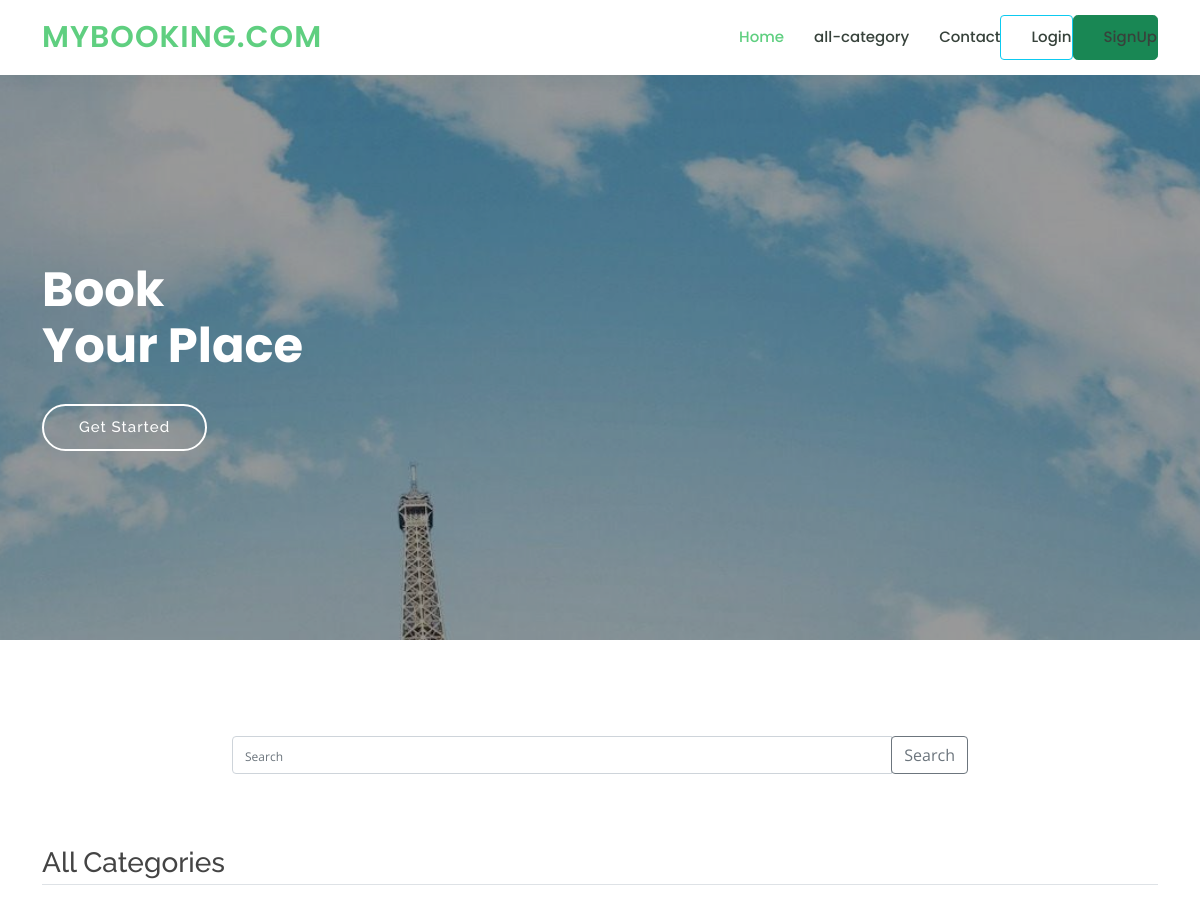
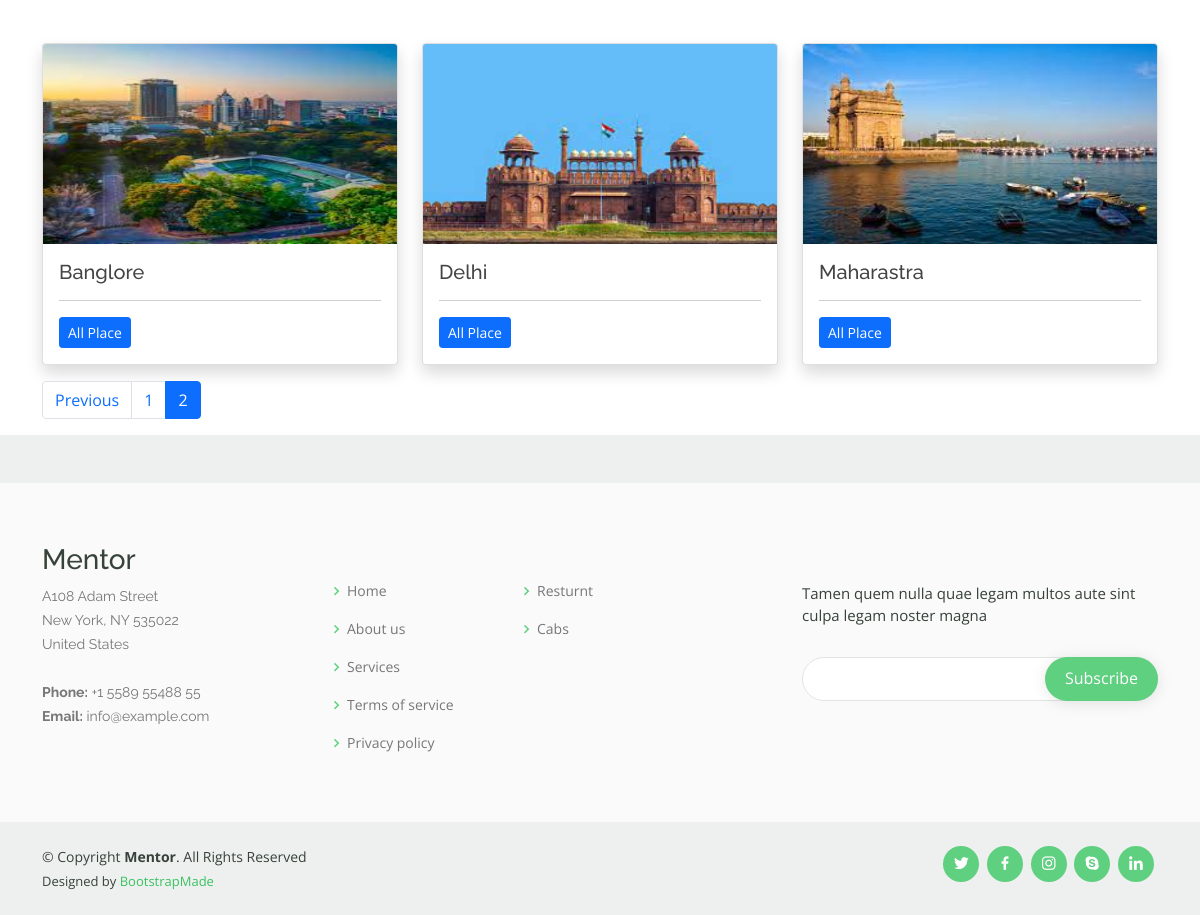
Screenshot of /?page=2 with the database file from the repository (2 pictures, top to bottom).
### testapp/models.py (models this page shows, shortened)
class State(models.Model):
    title=models.CharField(max_length=200)
    category_image=models.ImageField(upload_to='imgs/')
    class Meta:
        verbose_name_plural='State'

### testapp/views.py (the view)
# urls.py: 2. Add a URL to urlpatterns:  path('', views.home, name='home')
def home(request):
    cats=State.objects.all()
    if 'q' in request.GET:
        q=request.GET['q']
        print('-----',q)
        state=State.objects.filter(title__icontains=q).order_by('-id')
        print(state)
    else:
        state=State.objects.all().order_by('-id')
    paginator=Paginator(state,3)
    page_number=request.GET.get('page')
    try:
        state=paginator.page(page_number)
    except PageNotAnInteger:
        state=paginator.page(1)
    except EmptyPage:
        state=paginator.page(paginator.num_pages)
    return render(request,'testapp/home.html',{'state':state,'cats':cats})

### templates/testapp/home.html (shortened to what this page needs)
{% extends 'testapp/base_test.html' %}
{% load staticfiles %}
{% block content %}
<section id="hero" class="d-flex justify-content-center align-items-center">
	<div class="container position-relative" data-aos="zoom-in" data-aos-delay="100">
		<h1>Book <br>Your Place</h1>
		<a href="courses.html" class="btn-get-started">Get Started</a>
	</div>
</section>
 <br><br>
<div class="container py-5">
	<div class="row">
		<div class="col-md-8 offset-2">
			<form class="" method="GET">
				<div class="input-group">
					<input type="text" name="q" class="form-control" placeholder="Search">
				<div class="input-group-append">
							<button class="btn btn-outline-secondary" type="submit">Search</button>
				</div>
				 </div>
			</form>
	</div>
</div>
</div>
<main class="container">
	<h3 class="border-bottom pb-1 my-4">All Categories</h3>
	<div class="row">
		{% for cat in state %}
		<div class="col-md-4 mt-5">
			<div class="card mb-3 shadow">
            <img src="{{cat.category_image.url}}" class="card-img-top" alt="{{cat.title}}" height="200px">
			  <div class="card-body">
			    <h5 class="card-title">{{cat.title}}</h5>
			    <hr/>
			    <p class="card-text"><a href="category/{{cat.id}}" class="btn btn-sm btn-primary">All Place</a></p>
			  </div>
			</div>
		</div>
		{% endfor %}
	</div>
	<nav aria-label="Page navigation example">
	<ul class="pagination">
		{%  if state.has_previous %}
			<li class="page-item ml-5 pl-5"><a class="page-link" href="?page={{state.previous_page_number}}">Previous</a></li>
		{% endif %}
		{% for i in state.paginator.page_range %}
		{% if state.number == i %}
		<li class="page-item active"><a class="page-link" href="?page={{i}}">{{i}}</a></li>
		{% else %}
		<li class="page-item"><a class="page-link" href="?page={{i}}">{{i}}</a></li>
		{% endif %}
		{% endfor %}
</ul>
</nav>
</main>
{% endblock content %}

### templates/testapp/base_test.html (shortened to what this page needs)
<!DOCTYPE html>
{% load static %}
<html lang="en" dir="ltr">
  <head>
<link href="{% static "vendor/animate.css/animate.min.css"%}" rel="stylesheet">
<link href="{% static "vendor/aos/aos.css"%}" rel="stylesheet">
<link href="{%static "vendor/bootstrap/css/bootstrap.min.css"  %}" rel="stylesheet">
<link href="{% static "vendor/bootstrap-icons/bootstrap-icons.css" %}" rel="stylesheet">
<link href="{% static "vendor/boxicons/css/boxicons.min.css" %}" rel="stylesheet">
<link href="{% static "vendor/remixicon/remixicon.css" %}" rel="stylesheet">
<link href="{% static "vendor/swiper/swiper-bundle.min.css"%}" rel="stylesheet">
    <link rel="stylesheet" href="{% static "css/style.css"%}">
    <link rel="stylesheet" href="{% static "css/payment.css"%}">
  </head>
  <body>
    <header id="header" class="fixed-top">
      <div class="container d-flex align-items-center">
        <h1 class="logo me-auto"><a href="index.html">MyBooking.Com</a></h1>
        <nav id="navbar" class="navbar order-last order-lg-0">
          <ul>
            <li><a class="active" href="/">Home</a></li>
            <li><a href="{% url 'all-category' %}">all-category</a></li>
            <li><a href="/contact">Contact</a></li>
            <li><a class="btn btn-outline-info mr-3" href="/accounts/login/">Login</a></li>
            <li><a href="/signup" class="btn btn-lg btn-success mr-3">SignUp</a></li>
          </ul>
        </nav>
      </div>
    </header>
{% block content %} {% endblock %}
    <footer id="footer" class="pt-5">
      <div class="footer-top">
        <div class="container">
          <div class="row">
            <div class="col-lg-3 col-md-6 footer-contact">
              <h3>Mentor</h3>
              <p>
                A108 Adam Street <br>
                New York, NY 535022<br>
                United States <br><br>
                <strong>Phone:</strong> +1 5589 55488 55<br>
                <strong>Email:</strong> info@example.com<br>
              </p>
            </div>
            <div class="col-lg-2 col-md-6 footer-links">
              <h4>Useful Links</h4>
              <ul>
                <li><i class="bx bx-chevron-right"></i> <a href="#">Home</a></li>
                <li><i class="bx bx-chevron-right"></i> <a href="#">About us</a></li>
                <li><i class="bx bx-chevron-right"></i> <a href="#">Services</a></li>
                <li><i class="bx bx-chevron-right"></i> <a href="#">Terms of service</a></li>
                <li><i class="bx bx-chevron-right"></i> <a href="#">Privacy policy</a></li>
              </ul>
            </div>
            <div class="col-lg-3 col-md-6 footer-links">
              <h4>Our Services</h4>
              <ul>
                <li><i class="bx bx-chevron-right"></i> <a href="#">Resturnt</a></li>
                <li><i class="bx bx-chevron-right"></i> <a href="#">Cabs</a></li>
              </ul>
            </div>
            <div class="col-lg-4 col-md-6 footer-newsletter">
              <h4>Join Our Newsletter</h4>
              <p>Tamen quem nulla quae legam multos aute sint culpa legam noster magna</p>
              <form action="" method="post">
                <input type="email" name="email"><input type="submit" value="Subscribe">
              </form>
            </div>
          </div>
        </div>
      </div>
      <div class="container d-md-flex py-4">
        <div class="me-md-auto text-center text-md-start">
          <div class="copyright">
            &copy; Copyright <strong><span>Mentor</span></strong>. All Rights Reserved
          </div>
          <div class="credits">
            Designed by <a href="https://bootstrapmade.com/">BootstrapMade</a>
          </div>
        </div>
        <div class="social-links text-center text-md-right pt-3 pt-md-0">
          <a href="#" class="twitter"><i class="bx bxl-twitter"></i></a>
          <a href="#" class="facebook"><i class="bx bxl-facebook"></i></a>
          <a href="#" class="instagram"><i class="bx bxl-instagram"></i></a>
          <a href="#" class="google-plus"><i class="bx bxl-skype"></i></a>
          <a href="#" class="linkedin"><i class="bx bxl-linkedin"></i></a>
        </div>
      </div>
    </footer>
    </body>
    </html>

### static/css/style.css (style rules this page uses)
body { font-family: "Open Sans", sans-serif; color: #444444; }
a { color: #5fcf80; text-decoration: none; }
h1, h2, h3, h4, h5, h6 { font-family: "Raleway", sans-serif; }
#header { background: #fff; transition: all 0.5s; z-index: 997; padding: 15px 0; box-shadow: 0px 0 18px rgba(55, 66, 59, 0.08); }
#header .logo { font-size: 30px; margin: 0; padding: 0; line-height: 1; font-weight: 600; letter-spacing: 1px; text-transform: uppercase; font-family: "Poppins", sans-serif; }
#header .logo a { color: #5fcf80; }
.navbar { padding: 0; }
.navbar ul { margin: 0; padding: 0; display: flex; list-style: none; align-items: center; }
.navbar li { position: relative; }
.navbar a, .navbar a:focus { display: flex; align-items: center; justify-content: space-between; padding: 10px 0 10px 30px; font-family: "Poppins", sans-serif; font-size: 15px; font-weight: 500; color: #37423b; white-space: nowrap; transition: 0.3s; }
.navbar a:hover, .navbar .active, .navbar .active:focus, .navbar li:hover > a { color: #5fcf80; }
#hero { width: 100%; height: 80vh; background: url("../img/place2.jfif") top center; background-size: cover; position: relative; }
#hero:before { content: ""; background: rgba(0, 0, 0, 0.4); position: absolute; bottom: 0; top: 0; left: 0; right: 0; }
#hero .container { padding-top: 72px; }
#hero h1 { margin: 0; font-size: 48px; font-weight: 700; line-height: 56px; color: #fff; font-family: "Poppins", sans-serif; }
#hero .btn-get-started { font-family: "Raleway", sans-serif; font-weight: 500; font-size: 15px; letter-spacing: 1px; display: inline-block; padding: 10px 35px; border-radius: 50px; transition: 0.5s; margin-top: 30px; border: 2px solid #fff; color: #fff; }
@media (min-width: 1024px) { #hero { background-attachment: fixed; } }
section { padding: 60px 0; overflow: hidden; }
#footer { color: #37423b; font-size: 14px; background: #eef0ef; }
#footer .footer-top { padding: 60px 0 30px 0; background: #f9faf9; }
#footer .footer-top .footer-contact { margin-bottom: 30px; }
#footer .footer-top .footer-contact p { font-size: 14px; line-height: 24px; margin-bottom: 0; font-family: "Raleway", sans-serif; color: #777777; }
#footer .footer-top h4 { font-size: 16px; font-weight: bold; color: #444444; position: relative; padding-bottom: 12px; }
#footer .footer-top .footer-links { margin-bottom: 30px; }
#footer .footer-top .footer-links ul { list-style: none; padding: 0; margin: 0; }
#footer .footer-top .footer-links ul i { padding-right: 2px; color: #5fcf80; font-size: 18px; line-height: 1; }
#footer .footer-top .footer-links ul li { padding: 10px 0; display: flex; align-items: center; }
#footer .footer-top .footer-links ul li:first-child { padding-top: 0; }
#footer .footer-top .footer-links ul a { color: #777777; transition: 0.3s; display: inline-block; line-height: 1; }
#footer .footer-newsletter { font-size: 15px; }
#footer .footer-newsletter h4 { font-size: 16px; font-weight: bold; color: #444444; position: relative; padding-bottom: 12px; }
#footer .footer-newsletter form { margin-top: 30px; background: #fff; padding: 6px 10px; position: relative; border-radius: 50px; text-align: left; border: 1px solid #e0e5e2; }
#footer .footer-newsletter form input[type=email] { border: 0; padding: 4px 8px; width: calc(100% - 100px); }
#footer .footer-newsletter form input[type=submit] { position: absolute; top: -1px; right: -1px; bottom: -1px; border: 0; background: none; font-size: 16px; padding: 0 20px 2px 20px; background: #5fcf80; color: #fff; transition: 0.3s; border-radius: 50px; box-shadow: 0px 2px 15px rgba(0, 0, 0, 0.1); }
#footer .credits { padding-top: 5px; font-size: 13px; }
#footer .credits a { color: #3ac162; transition: 0.3s; }
#footer .social-links a { font-size: 18px; display: inline-block; background: #5fcf80; color: #fff; line-height: 1; padding: 8px 0; margin-right: 4px; border-radius: 50%; text-align: center; width: 36px; height: 36px; transition: 0.3s; }

### static/css/payment.css (style rules this page uses)
::placeholder { font-size: 12px }

### rows the page displays
State: category_image (picture), title "Banglore"
State: category_image (picture), title "Delhi"
State: category_image (picture), title "Maharastra"

### other values shown
{{ i }} "1"
{{ i }} "2"
